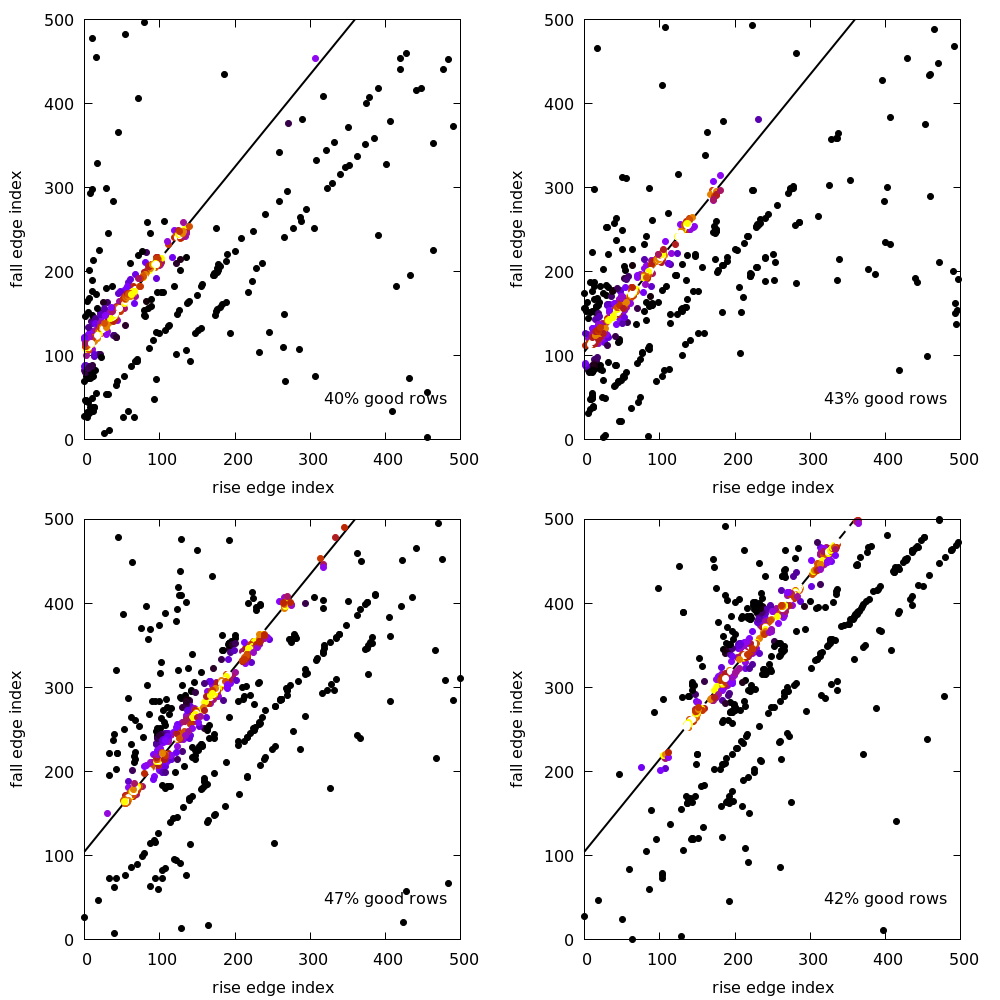

Write the gnuplot code that produced this figure.
#!/usr/local/bin/gnuplot -persist
#
#    
#    	G N U P L O T
#    	Version 5.2 patchlevel 6    last modified 2019-01-01 
#    
#    	Copyright (C) 1986-1993, 1998, 2004, 2007-2018
#    	Thomas Williams, Colin Kelley and many others
#    
#    	gnuplot home:     http://www.gnuplot.info
#    	faq, bugs, etc:   type "help FAQ"
#    	immediate help:   type "help"  (plot window: hit 'h')
# set terminal x11 1 nopersist enhanced
# set output
unset clip points
set clip one
unset clip two
set errorbars front 1.000000 
set border 31 front lt black linewidth 1.000 dashtype solid
set zdata 
set ydata 
set xdata 
set y2data 
set x2data 
set boxwidth
set style fill  empty border
set style rectangle back fc  bgnd fillstyle   solid 1.00 border lt -1
set style circle radius graph 0.02 
set style ellipse size graph 0.05, 0.03 angle 0 units xy
set dummy x, y
set format x "% h" 
set format y "% h" 
set format x2 "% h" 
set format y2 "% h" 
set format z "% h" 
set format cb "% h" 
set format r "% h" 
set ttics format "% h"
set timefmt "%d/%m/%y,%H:%M"
set angles radians
set tics back
unset grid
unset raxis
set theta counterclockwise right
set style parallel front  lt black linewidth 2.000 dashtype solid
set key title "" center
set key fixed right top vertical Right noreverse enhanced autotitle nobox
set key noinvert samplen 4 spacing 1 width 0 height 0 
set key maxcolumns 0 maxrows 0
set key noopaque
unset label
unset arrow
set style increment default
unset style line
unset style arrow
set style histogram clustered gap 2 title textcolor lt -1
unset object
set style textbox transparent margins  1.0,  1.0 border  lt -1 linewidth  1.0
set offsets 0, 0, 0, 0
set pointsize 1
set pointintervalbox 1
set encoding utf8
unset polar
unset parametric
unset decimalsign
unset micro
unset minussign
set view 60, 30, 1, 1
set view azimuth 0
set rgbmax 255
set samples 100, 100
set isosamples 10, 10
set surface 
unset contour
set cntrlabel  format '%8.3g' font '' start 5 interval 20
set mapping cartesian
set datafile separator whitespace
unset hidden3d
set cntrparam order 4
set cntrparam linear
set cntrparam levels auto 5 unsorted
set cntrparam firstlinetype 0
set cntrparam points 5
set size ratio 0 1,1
set origin 0,0
set style data points
set style function lines
unset xzeroaxis
unset yzeroaxis
unset zzeroaxis
unset x2zeroaxis
unset y2zeroaxis
set xyplane relative 0.5
set tics scale  1, 0.5, 1, 1, 1
set mxtics default
set mytics default
set mztics default
set mx2tics default
set my2tics default
set mcbtics default
set mrtics default
set nomttics
set xtics border in scale 1,0.5 mirror norotate  autojustify
set xtics  norangelimit autofreq 
set ytics border in scale 1,0.5 mirror norotate  autojustify
set ytics  norangelimit autofreq 
set ztics border in scale 1,0.5 nomirror norotate  autojustify
set ztics  norangelimit autofreq 
unset x2tics
unset y2tics
set cbtics border in scale 1,0.5 mirror norotate  autojustify
set cbtics  norangelimit logscale autofreq 
set rtics axis in scale 1,0.5 nomirror norotate  autojustify
set rtics  norangelimit autofreq 
unset ttics
set title "" 
set title  font "" norotate
set timestamp bottom 
set timestamp "" 
set timestamp  font "" norotate
set trange [ * : * ] noreverse nowriteback
set urange [ * : * ] noreverse nowriteback
set vrange [ * : * ] noreverse nowriteback
set xlabel "" 
set xlabel  font "" textcolor lt -1 norotate
set x2label "" 
set x2label  font "" textcolor lt -1 norotate
set xrange [ 0.00000 : 600.000 ] noreverse writeback
set x2range [ 39.1771 : 396.543 ] noreverse writeback
set ylabel "" 
set ylabel  font "" textcolor lt -1 rotate
set y2label "" 
set y2label  font "" textcolor lt -1 rotate
set yrange [ 0.00000 : 600.000 ] noreverse writeback
set y2range [ 132.309 : 522.547 ] noreverse writeback
set zlabel "" 
set zlabel  font "" textcolor lt -1 norotate
set zrange [ * : * ] noreverse writeback
set cblabel "" 
set cblabel  font "" textcolor lt -1 rotate
set cbrange [ 0.00100000 : 1.00000 ] noreverse writeback
set rlabel "" 
set rlabel  font "" textcolor lt -1 norotate
set rrange [ * : * ] noreverse writeback
unset logscale
set logscale cb 10
unset jitter
set zero 1e-08
set lmargin  -1
set bmargin  -1
set rmargin  -1
set tmargin  -1
set locale "en_US.UTF-8"
set pm3d explicit at s
set pm3d scansautomatic
set pm3d interpolate 1,1 flush begin noftriangles noborder corners2color mean
set pm3d nolighting
set palette positive nops_allcF maxcolors 0 gamma 1.5 color model RGB 
set palette rgbformulae 7, 5, 15
set colorbox default
set colorbox vertical origin screen 0.9, 0.2 size screen 0.05, 0.6 front  noinvert bdefault
set style boxplot candles range  1.50 outliers pt 7 separation 1 labels auto unsorted
set loadpath 
set fontpath 
set psdir
set fit brief errorvariables nocovariancevariables errorscaling prescale nowrap v5
f(x)=a+b*x
imfile(x) = sprintf('data_fs/raw/amox28216_r94_step%i_image70.dat.inds',x)
GNUTERM = "x11"
a = -3.04337324020478
b = 0.000106424345446229
FIT_CONVERGED = 1
FIT_NDF = 47670
FIT_STDFIT = 0.0201946147340396
FIT_WSSR = 19.4408968710973
FIT_P = 1.0
FIT_NITER = 3
a_err = 0.000184980968616709
b_err = 6.72095730827037e-09
file = "data_fs/raw/amo11816_r29_refsub_matrix.dat.inds"
imfile = "data_fs/raw/amox28216_r94_step60_image70.dat.inds"
## Last datafile plotted: "data_fs/raw/amox28216_r94_step30_image70.dat.inds"
h(x)= 1.1*x+105.
set term png size 1000,1000
set output 'figs/plotting.2dtimetool.data.png'
set xrange [0:500]
unset colorbox
set xlabel 'rise edge index'
set ylabel 'fall edge index'
set multiplot
set size .5,.5
set origin 0,.5
set xrange [0:500]
set yrange [0:500]
set label 1 '40% good rows' center at 400,50
plot h(x) lw 2 lc -1 notitle ,imfile(10) u 1:2:(1./$5**2) palette pt 7 notitle
set origin 0.5,.5
set label 1 '43% good rows' center at 400,50
plot h(x) lw 2 lc -1 notitle ,imfile(30) u 1:2:(1./$5**2) palette pt 7 notitle
set origin 0,0
set label 1 '47% good rows' center at 400,50
plot h(x) lw 2 lc -1 notitle ,imfile(40) u 1:2:(1./$5**2) palette pt 7 notitle
set origin 0.5,0
set label 1 '42% good rows' center at 400,50
plot h(x) lw 2 lc -1 notitle ,imfile(60) u 1:2:(1./$5**2) palette pt 7 notitle
unset multiplot
## fit f(x) 'data_fs/raw/amo11816_r29_refsub_delays.dat' via a,b
#    EOF
